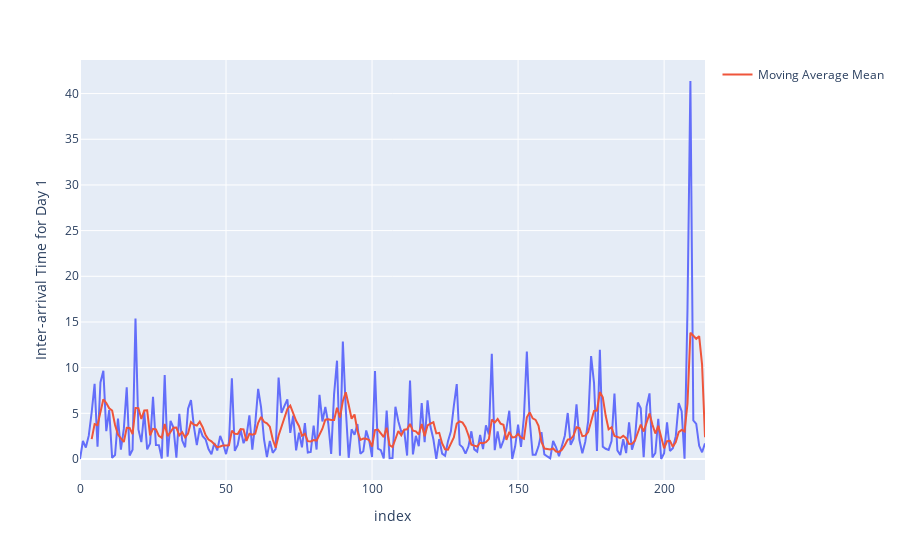

Notebook cell for this chart:
### Code cell
fig = px.line(inter_arrival_day1, x=inter_arrival_day1.index, y='Inter-arrival Time for Day 1')

fig.add_scatter(x=moving_average_mean.index, y=moving_average_mean['Inter-arrival Time for Day 1'], mode='lines', name='Moving Average Mean')


fig.show()

### Figure 1 — Plotly figure (JSON) as saved in the notebook; plotly's stock layout.template omitted (floating-point values rounded to 4 significant figures; data arrays with more than 128 entries replaced by an {"elided": "..."} marker saying what was removed)
{"data": [{"hovertemplate": "index=%{x}<br>Inter-arrival Time for Day 1=%{y}<extra></extra>", "legendgroup": "", "line": {"color": "#636efa", "dash": "solid"}, "marker": {"symbol": "circle"}, "mode": "lines", "name": "", "orientation": "v", "showlegend": false, "type": "scatter", "x": {"elided": "215 int values"}, "xaxis": "x", "y": {"elided": "215 float values"}, "yaxis": "y"}, {"mode": "lines", "name": "Moving Average Mean", "type": "scatter", "x": {"elided": "215 int values"}, "y": {"elided": "215 float values"}}], "layout": {"legend": {"tracegroupgap": 0}, "margin": {"t": 60}, "xaxis": {"anchor": "y", "domain": [0, 1], "title": {"text": "index"}}, "yaxis": {"anchor": "x", "domain": [0, 1], "title": {"text": "Inter-arrival Time for Day 1"}}}}
